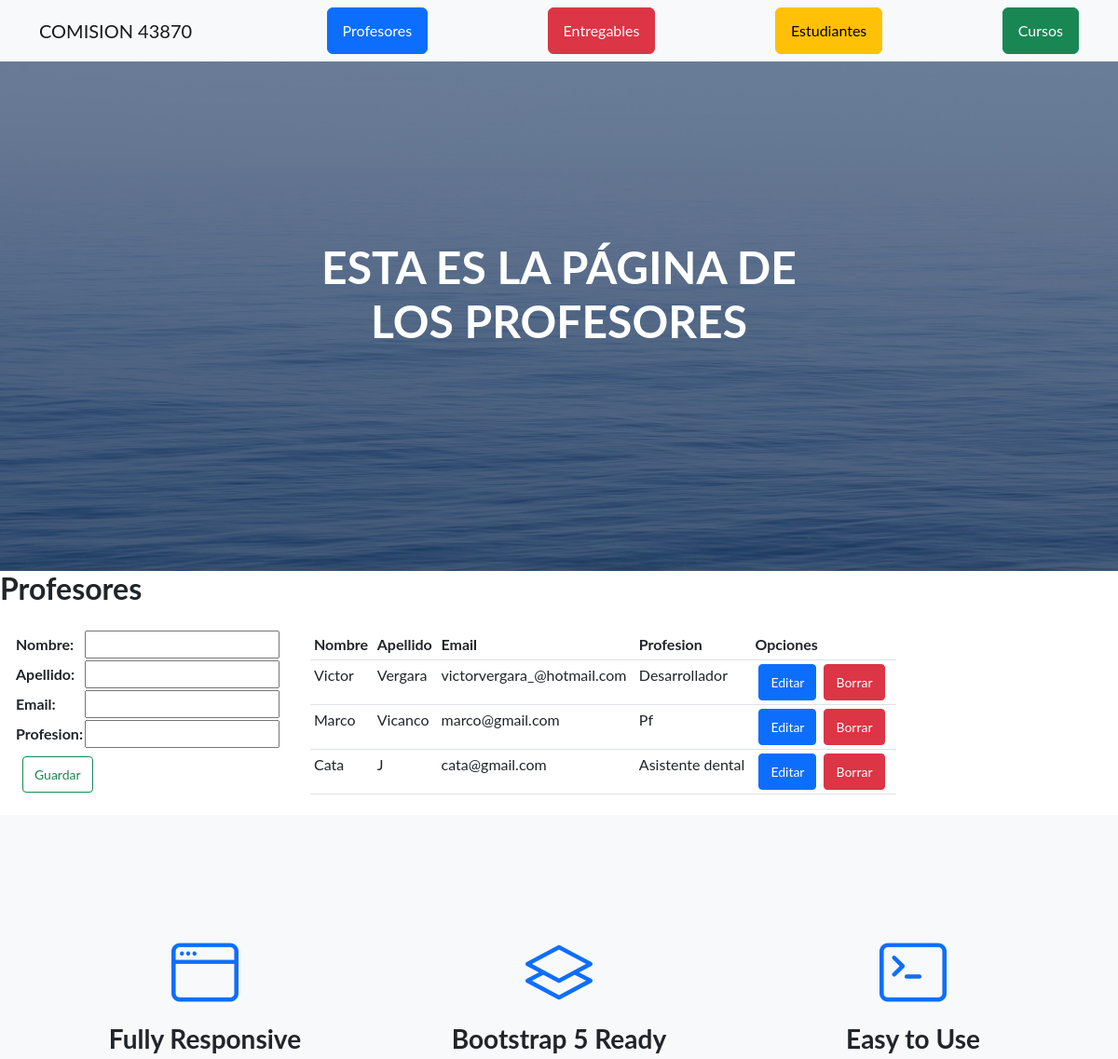
/AppCoder/profesores (upper part), run on an earlier commit of the app's database.
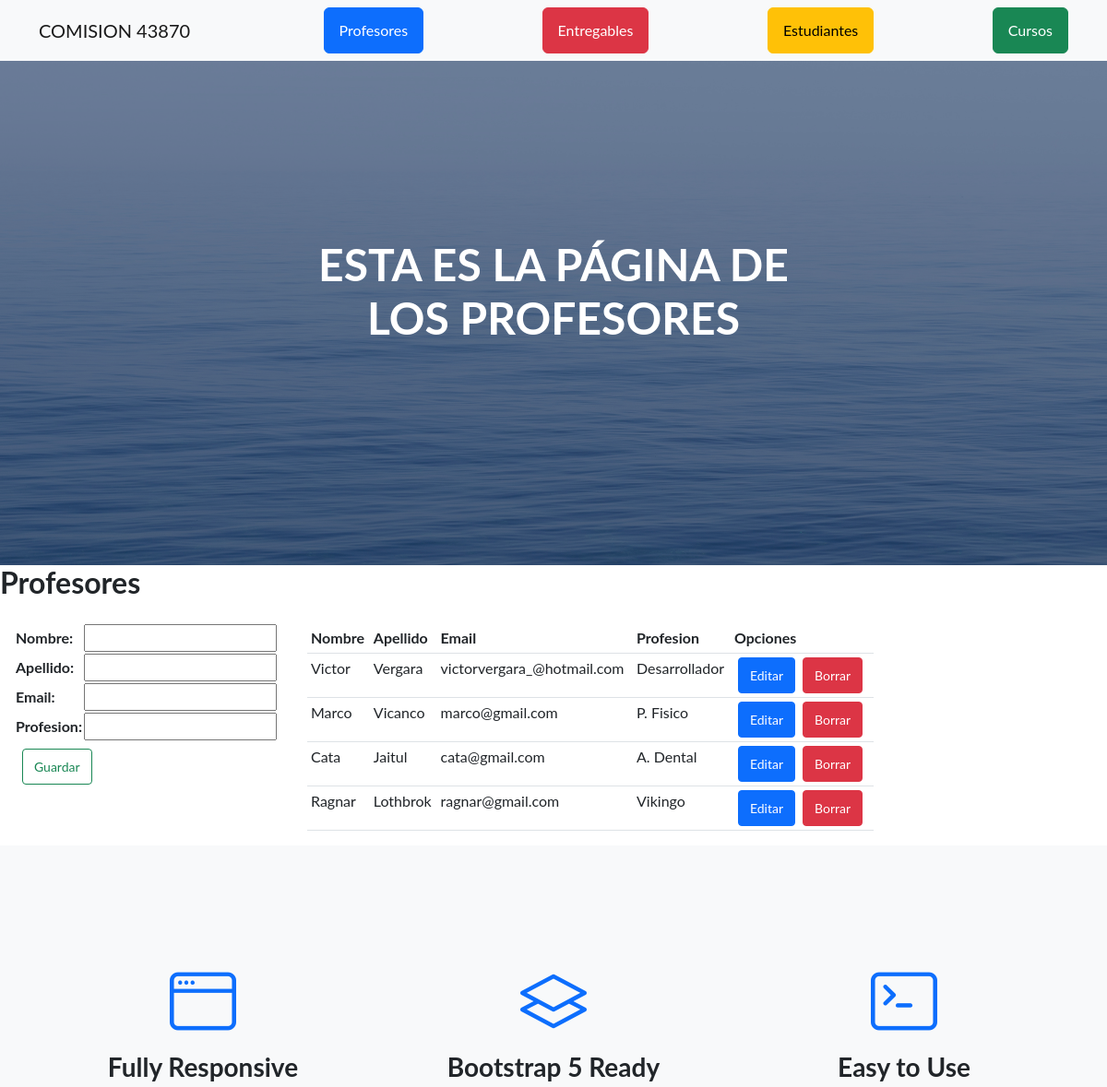
And on a later commit of the database.
### AppCoder/models.py (models this page shows, shortened)
class Profesor(models.Model):
    nombre    = models.CharField(max_length=50)
    apellido  = models.CharField(max_length=50)
    email     = models.EmailField()
    profesion = models.CharField(max_length=50)

### AppCoder/views.py (the view, shortened to what this page needs)
# urls.py: path('profesores', profesores, name="profesores"),
def profesores(request):
    mensaje = ""
    formulario = ProfesorForm()
    profes = Profesor.objects.all()
    return render(request,
                  "AppCoder/profesores.html",
                  {"profes":profes, "formulario":formulario, "mensaje":mensaje}
            )

### AppCoder/forms.py
class ProfesorForm(forms.Form):
    nombre    = forms.CharField(max_length=50)
    apellido  = forms.CharField(max_length=50)
    email     = forms.EmailField()
    profesion = forms.CharField(max_length=50)

### AppCoder/templates/AppCoder/profesores.html (shortened to what this page needs)
{% extends "AppCoder/padre.html" %}
{% load static %}
{% block titulo %} ESTA ES LA PÁGINA DE LOS PROFESORES {% endblock %}
{% block contenido_que_cambia %}
<h2>Profesores</h2>
<main class="d-flex">
    <section class="d-flex flex-column">
        <form action="{% url 'profesores' %}" method="post" class="m-2 p-2">
            <table>
                {{ formulario.as_table }}
            </table>
            <button type="submit" class="btn btn-outline-success m-2 btn-sm">Guardar</button>
        </form>
    </section>
    <section class="m-2">
        <table class="table table-sm m-2">
            <thead>
                <tr>
                    <th>Nombre</th>
                    <th>Apellido</th>
                    <th>Email</th>
                    <th>Profesion</th>
                    <th>Opciones</th>
                </tr>
            </thead>
            <tbody>
                {% for profe in profes %}
                <tr>
                    <td>{{ profe.nombre }}</td>
                    <td>{{ profe.apellido }}</td>
                    <td>{{ profe.email }}</td>
                    <td>{{ profe.profesion }}</td>
                    <td class="d-flex">
                        <a href="{% url 'editarProfesor' profe.id %}"" class="btn btn-primary btn-sm mx-1">Editar</a>
                        <a href="{% url 'eliminarProfesor' profe.id %}" class="btn btn-danger btn-sm mx-1">Borrar</a>
                    </td>
                </tr>
                {% endfor %}
            </tbody>
        </table>
    </section>
</main>
{% endblock %}

What changed in the data, as far as the page shows it:
changed Profesor "Marco": profesion "Pf" → "P. Fisico"
changed Profesor "Cata": apellido "J" → "Jaitul"; profesion "Asistente dental" → "A. Dental"
added Profesor: nombre "Ragnar", apellido "Lothbrok", email "ragnar@gmail.com", profesion "Vikingo"
